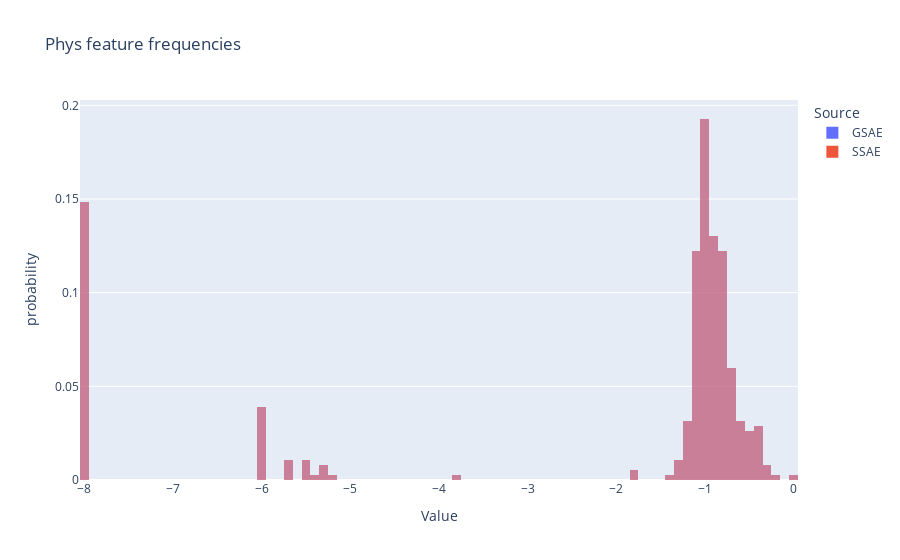

Write notebook code for a chart like this one.
### Code cell
import plotly.express as px
import pandas as pd

# Create a pandas DataFrame directly from tensors
df = pd.DataFrame({
    'value': (torch.cat([owt_freqs[0], owt_freqs[-1]]) + 1e-8).log10().numpy(),
    'source': ['GSAE'] * len(owt_freqs[0]) + ['SSAE'] * len(owt_freqs[-1])
})

# Create histogram with normalization to probability
fig = px.histogram(df, x='value', color='source', barmode='overlay', 
                   histnorm='probability',
                   title='Phys feature frequencies',
                   labels={'value': 'Value', 'source': 'Source'},
                   nbins=100)

# Show plot
fig.show()

### Figure 1 — Plotly figure (JSON) as saved in the notebook; plotly's stock layout.template omitted (floating-point values rounded to 4 significant figures; data arrays with more than 128 entries replaced by an {"elided": "..."} marker saying what was removed)
{"data": [{"alignmentgroup": "True", "bingroup": "x", "histnorm": "probability", "hovertemplate": "Source=GSAE<br>Value=%{x}<br>probability=%{y}<extra></extra>", "legendgroup": "GSAE", "marker": {"color": "#636efa", "opacity": 0.5, "pattern": {"shape": ""}}, "name": "GSAE", "nbinsx": 100, "offsetgroup": "GSAE", "orientation": "v", "showlegend": true, "type": "histogram", "x": {"elided": "384 float values"}, "xaxis": "x", "yaxis": "y"}, {"alignmentgroup": "True", "bingroup": "x", "histnorm": "probability", "hovertemplate": "Source=SSAE<br>Value=%{x}<br>probability=%{y}<extra></extra>", "legendgroup": "SSAE", "marker": {"color": "#EF553B", "opacity": 0.5, "pattern": {"shape": ""}}, "name": "SSAE", "nbinsx": 100, "offsetgroup": "SSAE", "orientation": "v", "showlegend": true, "type": "histogram", "x": {"elided": "384 float values"}, "xaxis": "x", "yaxis": "y"}], "layout": {"barmode": "overlay", "legend": {"title": {"text": "Source"}, "tracegroupgap": 0}, "title": {"text": "Phys feature frequencies"}, "xaxis": {"anchor": "y", "domain": [0, 1], "title": {"text": "Value"}}, "yaxis": {"anchor": "x", "domain": [0, 1], "title": {"text": "probability"}}}}
